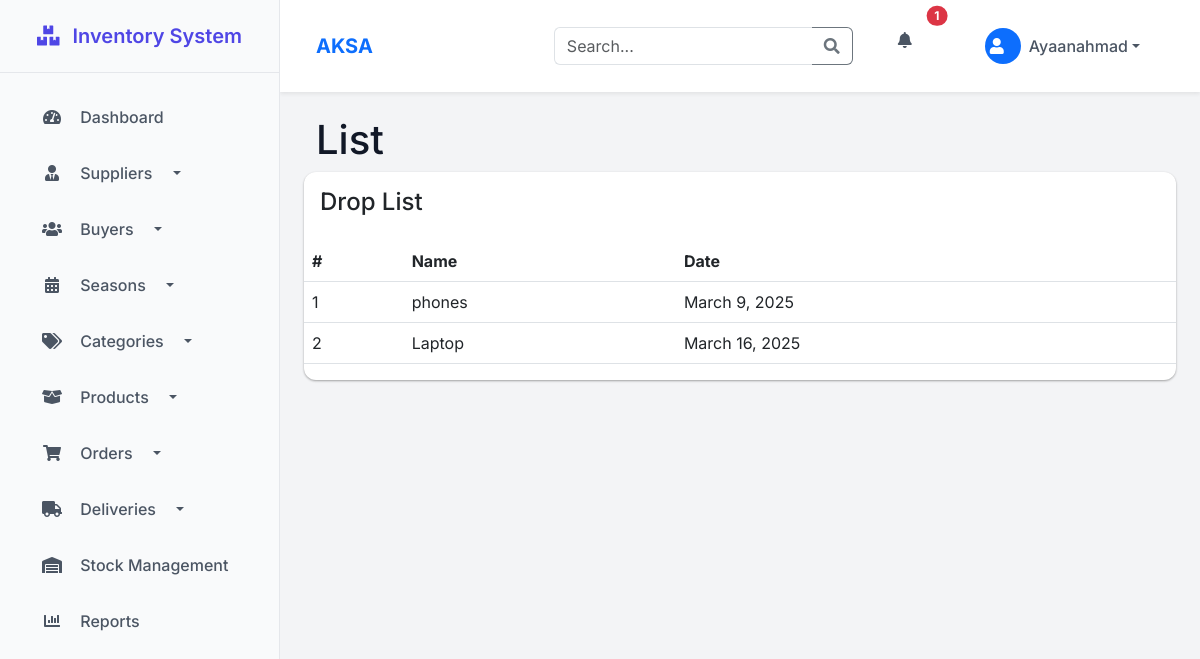
The page /store/drop-list/ (signed in) on the database its author committed.
### inventory/models.py (models this page shows)
class User(AbstractUser):
    is_buyer = models.BooleanField(default=False)
    is_supplier = models.BooleanField(default=False)
    is_admin = models.BooleanField(default=False)

### store/models.py (models this page shows, shortened)
class Drop(models.Model):
    name = models.CharField(max_length=120, unique=True)
    created_date = models.DateField(auto_now_add=True)

### store/views.py (the view)
# urls.py: path('drop-list/', DropListView.as_view(), name='drop-list'),
class DropListView(ListView):
    model = Drop
    template_name = 'store/category_list.html'
    context_object_name = 'drop'

### store/context_processors.py (called while the page is built)
def alerts_context(request):
    if request.user.is_authenticated:
        return {
            'unread_alerts_count': Alert.objects.filter(user=request.user, is_read=False).count(),
            'recent_alerts': Alert.objects.filter(user=request.user).order_by('-created_at')[:5]
        }
    return {}

### templates/store/category_list.html (shortened to what this page needs)
{% extends 'base/base.html' %}
{% block breadcrumbs %}
<div class="breadcrumbs">
    <div class="breadcrumbs-inner">
        <div class="row m-0">
            <div class="col-sm-4">
                <div class="page-header float-left">
                    <div class="page-title">
                        <h1>List</h1>
                    </div>
                </div>
            </div>
        </div>
    </div>
</div>
{% endblock breadcrumbs %}
{% block content %}
<div class="row">
    <div class="col-xl-12">
        <div class="card">
            <div class="card-body">
                <h4 class="box-title">Drop List </h4>
            </div>
            <div class="card-body--">
                <div class="table-stats order-table ov-h">
                    <table class="table ">
                        <thead>
                            <tr>
                                <th class="serial">#</th>
                                <th>Name</th>
                                <th>Date</th>
                            </tr>
                        </thead>
                        <tbody>
                            {% if drop %}
                            {% for drop in drop %}
                            <tr>
                                <td class="serial">{{ forloop.counter }}</td>
                                <td>{{ drop.name }}</td>
                                <td>{{ drop.created_date }}</td>
                            </tr>
                            {% endfor %}
                            {% else %}
                                <tr><td>No Drop Data</td></tr>
                            {% endif %}
                        </tbody>
                    </table>
                </div>
            </div>
        </div>
    </div>
</div>
{% endblock content %}

### templates/base/navbar.html (shortened to what this page needs)
<header class="navbar navbar-expand-lg navbar-light bg-white shadow-sm">
    <div class="container-fluid">
        <a class="navbar-brand fw-bold text-primary">AKSA</a>
        <div class="collapse navbar-collapse">
            <form class="d-flex ms-auto me-3" method="GET" action="{% url 'search' %}">
                <div class="input-group">
                    <input class="form-control border-end-0" type="search" name="q" placeholder="Search..."
                           aria-label="Search" value="{{ request.GET.q }}">
                    <button class="btn btn-outline-secondary border-start-0" type="submit">
                        <i class="fas fa-search"></i>
                    </button>
                </div>
            </form>
            <ul class="navbar-nav">
                <li class="nav-item dropdown me-2">
                    <a class="nav-link position-relative" href="#" id="alertsDropdown" role="button"
                       data-bs-toggle="dropdown" aria-expanded="false">
                        <i class="fas fa-bell text-gray-600"></i>
                        {% if unread_alerts_count > 0 %}
                        <span class="position-absolute top-0 start-100 translate-middle badge rounded-pill bg-danger">
                            {{ unread_alerts_count }}
                        </span>
                        {% endif %}
                    </a>
                </li>
                <li class="nav-item dropdown">
                    <a class="nav-link dropdown-toggle d-flex align-items-center" href="#" id="userDropdown"
                       role="button" data-bs-toggle="dropdown" aria-expanded="false">
                        <div class="avatar avatar-sm me-2">
                            <div class="bg-primary text-white rounded-circle d-flex align-items-center justify-content-center"
                                 style="width: 36px; height: 36px;">
                                <i class="fas fa-user"></i>
                            </div>
                        </div>
                        <span class="d-none d-lg-inline">{{ request.user.username }}</span>
                    </a>
                </li>
            </ul>
        </div>
    </div>
</header>

### templates/base/base.html (style rules this page uses)
:root { --primary: #4f46e5; --primary-hover: #4338ca; --sidebar-bg: #f9fafb; --sidebar-active: #e0e7ff; --header-bg: #ffffff; --card-shadow: 0 1px 3px rgba(0,0,0,0.12), 0 1px 2px rgba(0,0,0,0.24); --transition: all 0.3s cubic-bezier(.25,.8,.25,1); }
body { font-family: 'Inter', sans-serif; background-color: #f3f4f6; color: #111827; }
.nav-link { color: #4b5563; padding: 0.75rem 1.5rem; font-weight: 500; border-radius: 0.5rem; margin: 0.25rem 1rem; transition: var(--transition); }
.nav-link i { width: 24px; text-align: center; margin-right: 12px; }
.navbar { background: var(--header-bg); box-shadow: var(--card-shadow); padding: 0.75rem 1.5rem; }
.navbar-brand { font-weight: 700; color: var(--primary); font-size: 1.25rem; }
.card { border: none; border-radius: 0.75rem; box-shadow: var(--card-shadow); transition: var(--transition); }

### rows shown on the page
User: user.username "Ayaanahmad"
Drop: name "phones", created_date "March 9, 2025"
Drop: name "Laptop", created_date "March 16, 2025"

### other values the page prints
{{ unread_alerts_count }} "1"
